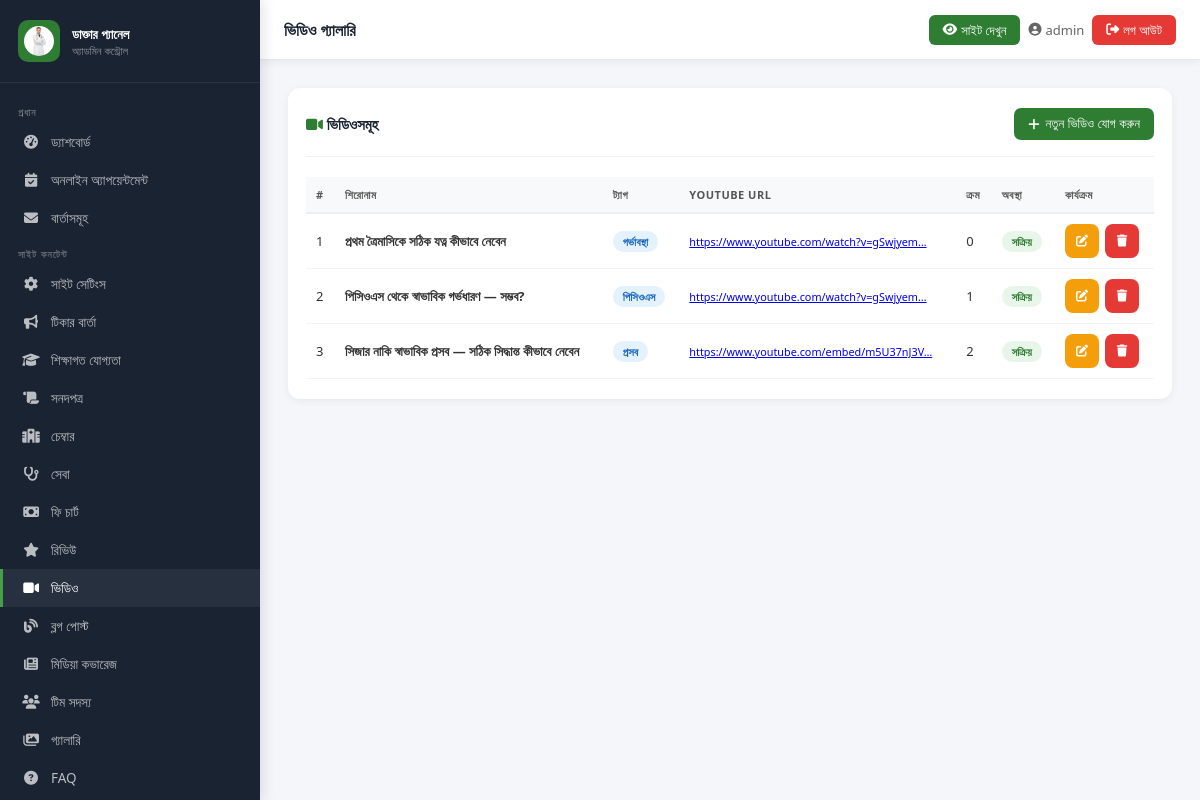
The page /admin-panel/videos/ (signed in) on the database as committed earlier.
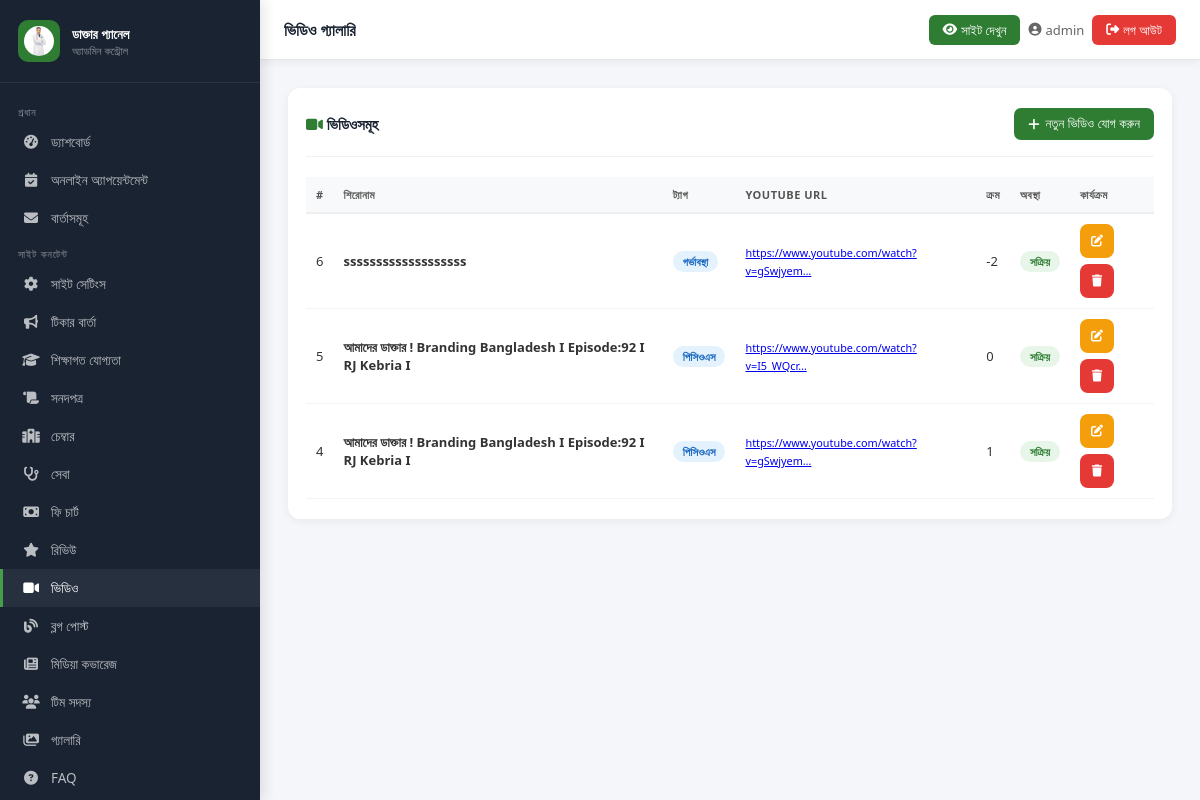
The same page on the database as committed later.
### core/models.py (models this page shows, shortened)
class Video(models.Model):
    youtube_url = models.CharField(max_length=300)
    title = models.CharField(max_length=200)
    tag = models.CharField(max_length=100, blank=True, null=True)
    is_active = models.BooleanField(default=True)
    order = models.IntegerField(default=0)
    class Meta:
        ordering = ['order']
        verbose_name = 'ভিডিও'

### core/admin_views.py (the view, shortened to what this page needs)
# urls.py: path('videos/', av.manage_videos, name='admin_videos'),
@login_required(login_url='/admin-panel/login/')
def manage_videos(request):
    items = Video.objects.all()
    return render(request, 'admin_panel/videos.html', {'items': items})

### core/context_processors.py (called while the page is built)
def site_settings(request):
    try:
        settings = SiteSettings.objects.first()
        if not settings:
            settings = SiteSettings()
    except Exception:
        settings = SiteSettings()
    return {'site': settings}

### core/models.py (called while the page is built)
    def get_profile_photo(self):
        if self.profile_photo:
            return self.profile_photo.url
        return self.profile_photo_url

### templates/admin_panel/videos.html (shortened to what this page needs)
{% extends "admin_panel/base_admin.html" %}
{% block page_title %}ভিডিও গ্যালারি{% endblock %}
{% block nav_videos %}active{% endblock %}
{% block content %}
<div class="card">
  <div class="card__header">
    <span class="card__title"><i class="fas fa-video" style="color:#2e7d32"></i> ভিডিওসমূহ</span>
    <button class="btn btn-primary" onclick="openModal('addModal')"><i class="fas fa-plus"></i> নতুন ভিডিও যোগ করুন</button>
  </div>
  <div style="overflow-x:auto">
  <table class="tbl">
    <thead><tr><th>#</th><th>শিরোনাম</th><th>ট্যাগ</th><th>YouTube URL</th><th>ক্রম</th><th>অবস্থা</th><th>কার্যক্রম</th></tr></thead>
    <tbody>
      {% for item in items %}
      <tr>
        <td>{{ item.pk }}</td>
        <td><strong>{{ item.title }}</strong></td>
        <td><span class="badge badge-info">{{ item.tag }}</span></td>
        <td><small><a href="{{ item.youtube_url }}" target="_blank">{{ item.youtube_url|truncatechars:40 }}</a></small></td>
        <td>{{ item.order }}</td>
        <td>{% if item.is_active %}<span class="badge badge-success">সক্রিয়</span>{% else %}<span class="badge badge-secondary">লুকানো</span>{% endif %}</td>
        <td>
          <div class="action-buttons">
            <button class="btn btn-warning btn-sm btn-icon" onclick="openEdit({{ item.pk }},'{{ item.youtube_url|escapejs }}','{{ item.title|escapejs }}','{{ item.tag|escapejs }}',{{ item.order }})"><i class="fas fa-edit"></i></button>
            <form method="POST" style="display:inline" onsubmit="return confirm('মুছবেন?')"><button type="submit" class="btn btn-danger btn-sm btn-icon"><i class="fas fa-trash"></i></button></form>
          </div>
        </td>
      </tr>
      {% empty %}<tr><td colspan="7"><div class="empty-state"><i class="fas fa-video"></i><p>কোনো ভিডিও নেই</p></div></td></tr>
      {% endfor %}
    </tbody>
  </table>
  </div>
</div>
{% endblock %}

Rows that differ between the two databases and show on the page:
removed Video: pk "1", title "প্রথম ত্রৈমাসিকে সঠিক যত্ন কীভাবে নেবেন", tag "গর্ভাবস্থা", youtube_url "https://www.youtube.com/watch?v=gSwjyem…", order "0", is_active "সক্রিয়"
removed Video: pk "2", title "পিসিওএস থেকে স্বাভাবিক গর্ভধারণ — সম্ভব?", tag "পিসিওএস", youtube_url "https://www.youtube.com/watch?v=gSwjyem…", order "1", is_active "সক্রিয়"
removed Video: pk "3", title "সিজার নাকি স্বাভাবিক প্রসব — সঠিক সিদ্ধান্ত কীভাবে নেবেন", tag "প্রসব", youtube_url "https://www.youtube.com/embed/m5U37nJ3V…", order "2", is_active "সক্রিয়"
added Video: pk "6", title "sssssssssssssssssss", tag "গর্ভাবস্থা", youtube_url "https://www.youtube.com/watch?v=gSwjyem…", order "-2", is_active "সক্রিয়"
added Video: pk "5", title "আমাদের ডাক্তার ! Branding Bangladesh I Episode:92 I RJ Kebria I", tag "পিসিওএস", youtube_url "https://www.youtube.com/watch?v=I5_WQcr…", order "0", is_active "সক্রিয়"
added Video: pk "4", title "আমাদের ডাক্তার ! Branding Bangladesh I Episode:92 I RJ Kebria I", tag "পিসিওএস", youtube_url "https://www.youtube.com/watch?v=gSwjyem…", order "1", is_active "সক্রিয়"
